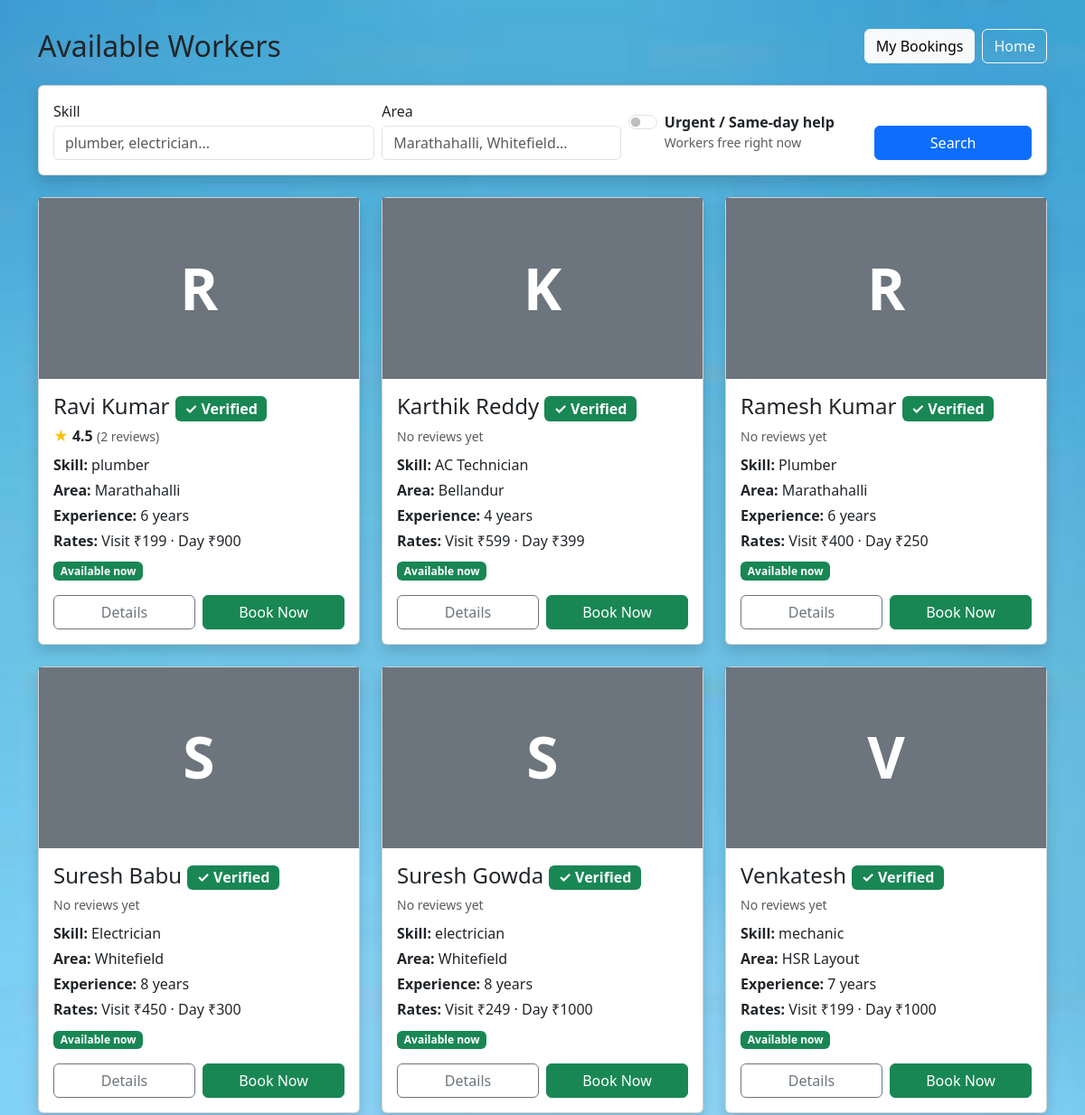
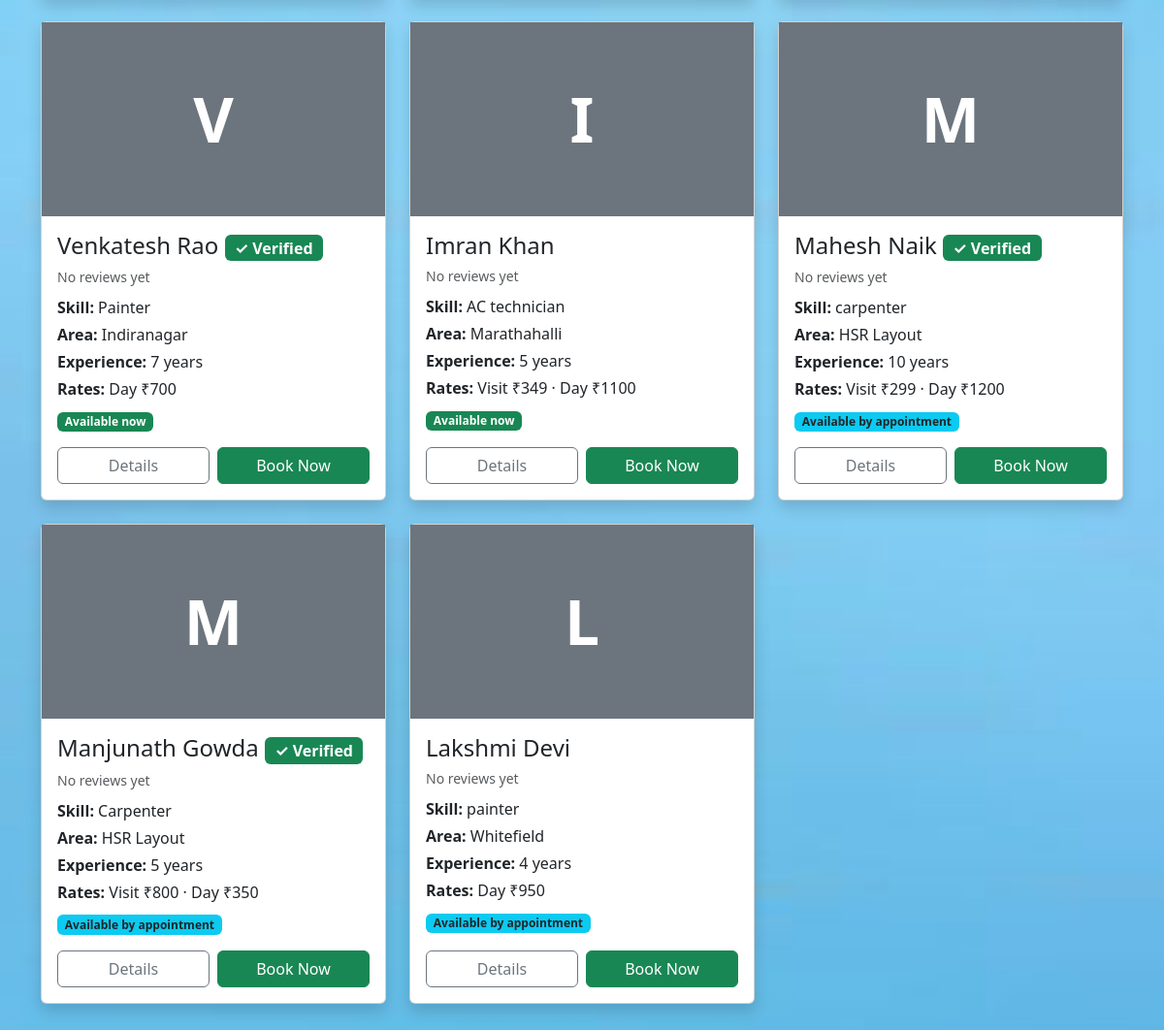
Page /workers/ on the committed database (2 pictures, top to bottom).
### workers/models.py (models this page shows, shortened)
class Worker(models.Model):
    name = models.CharField(max_length=100)
    skill = models.CharField(max_length=100)
    phone = models.CharField(max_length=10)
    address = models.TextField()
    area = models.CharField(max_length=100, blank=True, default='')
    aadhaar = models.CharField(max_length=12)
    experience = models.IntegerField()
    visit_charge = models.PositiveIntegerField(null=True, blank=True)
    day_rate = models.PositiveIntegerField(null=True, blank=True)
    available = models.BooleanField(default=True)
    available_now = models.BooleanField(default=False)
    verified = models.BooleanField(default=False)
    image = models.ImageField(upload_to='workers/', null=True, blank=True)

### workers/views.py (the view)
# urls.py: path('workers/', workers_list, name='workers'),
def workers_list(request):
    search = request.GET.get('search', '').strip()
    area = request.GET.get('area', '').strip()
    urgent = request.GET.get('urgent') == '1'
    workers = _rated_workers()
    if search:
        workers = workers.filter(skill__icontains=search)
    if area:
        workers = workers.filter(area__icontains=area)
    if urgent:  # same-day help: accepting bookings AND free right now
        workers = workers.filter(available=True, available_now=True)
    workers = workers.order_by('-available', '-available_now', '-verified', '-avg_rating', 'name')
    areas = (Worker.objects.exclude(area='').values_list('area', flat=True)
             .distinct().order_by('area'))
    return render(request, 'workers_list.html', {
        'workers': workers, 'search': search, 'area': area, 'urgent': urgent, 'areas': areas,
    })

### workers/views.py (called while the page is built)
def _rated_workers():
    return Worker.objects.annotate(
        avg_rating=Avg('reviews__rating'), review_count=Count('reviews')
    )

### templates/workers_list.html (shortened to what this page needs)
{% load static %}
<!DOCTYPE html>
<html lang="en">
<head>
    <link href="https://cdn.jsdelivr.net/npm/bootstrap@5.3.7/dist/css/bootstrap.min.css" rel="stylesheet">
</head>
<body>
<div class="container">
    <div class="d-flex justify-content-between align-items-center mb-4">
        <h2 class="mb-0">Available Workers</h2>
        <div class="d-flex gap-2">
            <a href="/my_bookings/" class="btn btn-light">My Bookings</a>
            <a href="/home/" class="btn btn-outline-light">Home</a>
        </div>
    </div>
    <form method="GET" class="card shadow p-3 mb-4">
        <div class="row g-2 align-items-end">
            <div class="col-md-4">
                <label class="form-label mb-1" for="search">Skill</label>
                <input type="text" id="search" name="search" class="form-control"
                       placeholder="plumber, electrician..." value="{{ search }}">
            </div>
            <div class="col-md-3">
                <label class="form-label mb-1" for="area">Area</label>
                <input type="text" id="area" name="area" class="form-control" list="area-list"
                       placeholder="Marathahalli, Whitefield..." value="{{ area }}">
            </div>
            <div class="col-md-3">
                <div class="form-check form-switch mb-2">
                    <input class="form-check-input" type="checkbox" role="switch" id="urgent"
                           name="urgent" value="1" {% if urgent %}checked{% endif %}>
                    <label class="form-check-label" for="urgent">
                        <b>Urgent / Same-day help</b>
                        <small class="d-block text-muted">Workers free right now</small>
                    </label>
                </div>
            </div>
            <div class="col-md-2">
                <button class="btn btn-primary w-100">Search</button>
            </div>
        </div>
    </form>
    <div class="row">
        {% for i in workers %}
        <div class="col-md-4 mb-4">
            <div class="card shadow h-100">
                {% if i.image %}
                <img src="{{ i.image.url }}" height="200" class="card-img-top" style="object-fit:cover" alt="{{ i.name }}">
                {% else %}
                <div class="d-flex align-items-center justify-content-center bg-secondary text-white display-3 fw-bold"
                     style="height:200px">{{ i.name|slice:":1"|upper }}</div>
                {% endif %}
                <div class="card-body d-flex flex-column">
                    <h4 class="mb-1">
                        <a href="/worker/{{ i.id }}/" class="text-decoration-none text-dark">{{ i.name }}</a>
                        {% if i.verified %}<span class="badge bg-success align-middle fs-6" title="ID checked by admin">&#10003; Verified</span>{% endif %}
                    </h4>
                    <div class="mb-2">
                        {% if i.review_count %}
                        <span class="text-warning">&#9733;</span> <b>{{ i.avg_rating|floatformat:1 }}</b>
                        <small class="text-muted">({{ i.review_count }} review{{ i.review_count|pluralize }})</small>
                        {% else %}
                        <small class="text-muted">No reviews yet</small>
                        {% endif %}
                    </div>
                    <p class="mb-1"><b>Skill:</b> {{ i.skill }}</p>
                    {% if i.area %}<p class="mb-1"><b>Area:</b> {{ i.area }}</p>{% endif %}
                    <p class="mb-1"><b>Experience:</b> {{ i.experience }} years</p>
                    <p class="mb-2">
                        <b>Rates:</b>
                        {% if i.visit_charge %}Visit &#8377;{{ i.visit_charge }}{% endif %}
                        {% if i.visit_charge and i.day_rate %} &middot; {% endif %}
                        {% if i.day_rate %}Day &#8377;{{ i.day_rate }}{% endif %}
                    </p>
                    <p class="mb-3">
                        {% if not i.available %}
                        <span class="badge bg-danger">Not available</span>
                        {% elif i.available_now %}
                        <span class="badge bg-success">Available now</span>
                        {% else %}
                        <span class="badge bg-info text-dark">Available by appointment</span>
                        {% endif %}
                    </p>
                    <div class="mt-auto d-flex gap-2">
                        <a href="/worker/{{ i.id }}/" class="btn btn-outline-secondary w-50">Details</a>
                        <a href="/book/{{ i.id }}/"
                           class="btn btn-success w-50{% if not i.available %} disabled{% endif %}">Book Now</a>
                    </div>
                </div>
            </div>
        </div>
        {% empty %}
        <p class="text-center text-white fs-5">No workers found. Try another skill or area.</p>
        {% endfor %}
    </div>
</div>
</body>
</html>

### rows in the picture
Worker: name "R", name "Ravi Kumar", verified "✓ Verified", avg_rating "4.5", review_count "2", skill "plumber", area "Marathahalli", experience "6", visit_charge "199", day_rate "900", available "Available now"
Worker: name "K", name "Karthik Reddy", verified "✓ Verified", shows "No reviews yet", skill "AC Technician", area "Bellandur", experience "4", visit_charge "599", day_rate "399", available "Available now"
Worker: name "R", name "Ramesh Kumar", verified "✓ Verified", shows "No reviews yet", skill "Plumber", area "Marathahalli", experience "6", visit_charge "400", day_rate "250", available "Available now"
Worker: name "S", name "Suresh Babu", verified "✓ Verified", shows "No reviews yet", skill "Electrician", area "Whitefield", experience "8", visit_charge "450", day_rate "300", available "Available now"
Worker: name "S", name "Suresh Gowda", verified "✓ Verified", shows "No reviews yet", skill "electrician", area "Whitefield", experience "8", visit_charge "249", day_rate "1000", available "Available now"
Worker: name "V", name "Venkatesh", verified "✓ Verified", shows "No reviews yet", skill "mechanic", area "HSR Layout", experience "7", visit_charge "199", day_rate "1000", available "Available now"
Worker: name "V", name "Venkatesh Rao", verified "✓ Verified", shows "No reviews yet", skill "Painter", area "Indiranagar", experience "7", day_rate "700", available "Available now"
Worker: name "I", name "Imran Khan", shows "No reviews yet", skill "AC technician", area "Marathahalli", experience "5", visit_charge "349", day_rate "1100", available "Available now"
Worker: name "M", name "Mahesh Naik", verified "✓ Verified", shows "No reviews yet", skill "carpenter", area "HSR Layout", experience "10", visit_charge "299", day_rate "1200", available "Available by appointment"
Worker: name "M", name "Manjunath Gowda", verified "✓ Verified", shows "No reviews yet", skill "Carpenter", area "HSR Layout", experience "5", visit_charge "800", day_rate "350", available "Available by appointment"
Worker: name "L", name "Lakshmi Devi", shows "No reviews yet", skill "painter", area "Whitefield", experience "4", day_rate "950", available "Available by appointment"
